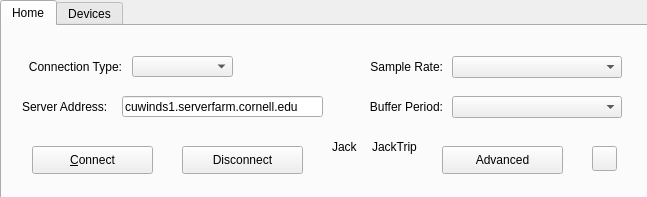
<?xml version="1.0" encoding="UTF-8"?>
<ui version="4.0">
 <class>Form</class>
 <widget class="QWidget" name="Form">
  <property name="geometry">
   <rect>
    <x>0</x>
    <y>0</y>
    <width>647</width>
    <height>197</height>
   </rect>
  </property>
  <property name="windowTitle">
   <string>Form</string>
  </property>
  <widget class="QTabWidget" name="tabWidget">
   <property name="geometry">
    <rect>
     <x>0</x>
     <y>0</y>
     <width>651</width>
     <height>201</height>
    </rect>
   </property>
   <property name="currentIndex">
    <number>0</number>
   </property>
   <widget class="QWidget" name="tab">
    <attribute name="title">
     <string>Home</string>
    </attribute>
    <widget class="QLabel" name="label_11">
     <property name="geometry">
      <rect>
       <x>20</x>
       <y>70</y>
       <width>101</width>
       <height>21</height>
      </rect>
     </property>
     <property name="text">
      <string>Server Address:</string>
     </property>
    </widget>
    <widget class="QLineEdit" name="lineEdit_2">
     <property name="geometry">
      <rect>
       <x>120</x>
       <y>70</y>
       <width>201</width>
       <height>21</height>
      </rect>
     </property>
     <property name="layoutDirection">
      <enum>Qt::LeftToRight</enum>
     </property>
     <property name="text">
      <string>cuwinds1.serverfarm.cornell.edu</string>
     </property>
    </widget>
    <widget class="QLabel" name="label_12">
     <property name="geometry">
      <rect>
       <x>360</x>
       <y>30</y>
       <width>81</width>
       <height>21</height>
      </rect>
     </property>
     <property name="text">
      <string>Sample Rate:</string>
     </property>
     <property name="alignment">
      <set>Qt::AlignRight|Qt::AlignTrailing|Qt::AlignVCenter</set>
     </property>
    </widget>
    <widget class="QLabel" name="label_13">
     <property name="geometry">
      <rect>
       <x>370</x>
       <y>110</y>
       <width>51</width>
       <height>21</height>
      </rect>
     </property>
     <property name="text">
      <string>JackTrip</string>
     </property>
    </widget>
    <widget class="QLabel" name="label_14">
     <property name="geometry">
      <rect>
       <x>330</x>
       <y>130</y>
       <width>21</width>
       <height>21</height>
      </rect>
     </property>
     <property name="text">
      <string/>
     </property>
     <property name="pixmap">
      <pixmap resource="qjackctl.qrc">:/images/status_led_red.png</pixmap>
     </property>
     <property name="scaledContents">
      <bool>true</bool>
     </property>
    </widget>
    <widget class="QToolButton" name="SetupToolButton_2">
     <property name="geometry">
      <rect>
       <x>440</x>
       <y>120</y>
       <width>121</width>
       <height>28</height>
      </rect>
     </property>
     <property name="minimumSize">
      <size>
       <width>28</width>
       <height>28</height>
      </size>
     </property>
     <property name="maximumSize">
      <size>
       <width>32767</width>
       <height>28</height>
      </size>
     </property>
     <property name="focusPolicy">
      <enum>Qt::TabFocus</enum>
     </property>
     <property name="toolTip">
      <string>Show settings and options dialog</string>
     </property>
     <property name="text">
      <string>Advanced</string>
     </property>
     <property name="icon">
      <iconset resource="qjackctl.qrc">
       <normaloff>:/images/setup1.png</normaloff>:/images/setup1.png</iconset>
     </property>
     <property name="checkable">
      <bool>true</bool>
     </property>
     <property name="toolButtonStyle">
      <enum>Qt::ToolButtonTextBesideIcon</enum>
     </property>
    </widget>
    <widget class="QToolButton" name="StartToolButton_3">
     <property name="geometry">
      <rect>
       <x>30</x>
       <y>120</y>
       <width>121</width>
       <height>28</height>
      </rect>
     </property>
     <property name="minimumSize">
      <size>
       <width>28</width>
       <height>28</height>
      </size>
     </property>
     <property name="maximumSize">
      <size>
       <width>32767</width>
       <height>28</height>
      </size>
     </property>
     <property name="focusPolicy">
      <enum>Qt::TabFocus</enum>
     </property>
     <property name="toolTip">
      <string>Start the JACK server</string>
     </property>
     <property name="text">
      <string>&amp;Connect</string>
     </property>
     <property name="icon">
      <iconset resource="qjackctl.qrc">
       <normaloff>:/images/start1.png</normaloff>:/images/start1.png</iconset>
     </property>
     <property name="checkable">
      <bool>false</bool>
     </property>
     <property name="toolButtonStyle">
      <enum>Qt::ToolButtonTextBesideIcon</enum>
     </property>
    </widget>
    <widget class="QComboBox" name="comboBox_6">
     <property name="geometry">
      <rect>
       <x>450</x>
       <y>70</y>
       <width>170</width>
       <height>22</height>
      </rect>
     </property>
    </widget>
    <widget class="QComboBox" name="comboBox_7">
     <property name="geometry">
      <rect>
       <x>450</x>
       <y>30</y>
       <width>170</width>
       <height>22</height>
      </rect>
     </property>
    </widget>
    <widget class="QToolButton" name="StopToolButton_3">
     <property name="geometry">
      <rect>
       <x>180</x>
       <y>120</y>
       <width>121</width>
       <height>28</height>
      </rect>
     </property>
     <property name="minimumSize">
      <size>
       <width>28</width>
       <height>28</height>
      </size>
     </property>
     <property name="maximumSize">
      <size>
       <width>32767</width>
       <height>28</height>
      </size>
     </property>
     <property name="focusPolicy">
      <enum>Qt::TabFocus</enum>
     </property>
     <property name="toolTip">
      <string>Stop the JACK server</string>
     </property>
     <property name="text">
      <string>Disconnect</string>
     </property>
     <property name="icon">
      <iconset resource="qjackctl.qrc">
       <normaloff>:/images/stop1.png</normaloff>:/images/stop1.png</iconset>
     </property>
     <property name="toolButtonStyle">
      <enum>Qt::ToolButtonTextBesideIcon</enum>
     </property>
    </widget>
    <widget class="QToolButton" name="AboutToolButton_2">
     <property name="geometry">
      <rect>
       <x>590</x>
       <y>120</y>
       <width>25</width>
       <height>25</height>
      </rect>
     </property>
     <property name="sizePolicy">
      <sizepolicy hsizetype="Fixed" vsizetype="Fixed">
       <horstretch>0</horstretch>
       <verstretch>0</verstretch>
      </sizepolicy>
     </property>
     <property name="minimumSize">
      <size>
       <width>25</width>
       <height>25</height>
      </size>
     </property>
     <property name="maximumSize">
      <size>
       <width>32767</width>
       <height>28</height>
      </size>
     </property>
     <property name="focusPolicy">
      <enum>Qt::TabFocus</enum>
     </property>
     <property name="toolTip">
      <string>Show information about this application</string>
     </property>
     <property name="text">
      <string/>
     </property>
     <property name="icon">
      <iconset resource="qjackctl.qrc">
       <normaloff>:/images/about1.png</normaloff>:/images/about1.png</iconset>
     </property>
     <property name="toolButtonStyle">
      <enum>Qt::ToolButtonTextBesideIcon</enum>
     </property>
    </widget>
    <widget class="QComboBox" name="comboBox_8">
     <property name="geometry">
      <rect>
       <x>130</x>
       <y>30</y>
       <width>101</width>
       <height>21</height>
      </rect>
     </property>
    </widget>
    <widget class="QLabel" name="label_15">
     <property name="geometry">
      <rect>
       <x>360</x>
       <y>70</y>
       <width>81</width>
       <height>21</height>
      </rect>
     </property>
     <property name="text">
      <string>Buffer Period:</string>
     </property>
     <property name="alignment">
      <set>Qt::AlignRight|Qt::AlignTrailing|Qt::AlignVCenter</set>
     </property>
    </widget>
    <widget class="QLabel" name="label_16">
     <property name="geometry">
      <rect>
       <x>20</x>
       <y>30</y>
       <width>100</width>
       <height>22</height>
      </rect>
     </property>
     <property name="text">
      <string>Connection Type:</string>
     </property>
     <property name="alignment">
      <set>Qt::AlignRight|Qt::AlignTrailing|Qt::AlignVCenter</set>
     </property>
    </widget>
    <widget class="QLabel" name="label_17">
     <property name="geometry">
      <rect>
       <x>380</x>
       <y>130</y>
       <width>21</width>
       <height>21</height>
      </rect>
     </property>
     <property name="text">
      <string/>
     </property>
     <property name="pixmap">
      <pixmap resource="qjackctl.qrc">:/images/status_led_red.png</pixmap>
     </property>
     <property name="scaledContents">
      <bool>true</bool>
     </property>
    </widget>
    <widget class="QLabel" name="label_18">
     <property name="geometry">
      <rect>
       <x>330</x>
       <y>110</y>
       <width>31</width>
       <height>21</height>
      </rect>
     </property>
     <property name="text">
      <string>Jack</string>
     </property>
    </widget>
   </widget>
   <widget class="QWidget" name="tab_2">
    <attribute name="title">
     <string>Devices</string>
    </attribute>
    <widget class="QWidget" name="layoutWidget">
     <property name="geometry">
      <rect>
       <x>10</x>
       <y>10</y>
       <width>441</width>
       <height>111</height>
      </rect>
     </property>
     <layout class="QGridLayout">
      <item row="0" column="0">
       <widget class="QLabel" name="DriverTextLabel">
        <property name="font">
         <font>
          <weight>50</weight>
          <bold>false</bold>
         </font>
        </property>
        <property name="text">
         <string>Driv&amp;er:</string>
        </property>
        <property name="alignment">
         <set>Qt::AlignRight|Qt::AlignTrailing|Qt::AlignVCenter</set>
        </property>
        <property name="wordWrap">
         <bool>false</bool>
        </property>
        <property name="buddy">
         <cstring>DriverComboBox</cstring>
        </property>
       </widget>
      </item>
      <item row="0" column="2" rowspan="3">
       <spacer>
        <property name="orientation">
         <enum>Qt::Horizontal</enum>
        </property>
        <property name="sizeHint" stdset="0">
         <size>
          <width>8</width>
          <height>20</height>
         </size>
        </property>
       </spacer>
      </item>
      <item row="1" column="3">
       <widget class="QLabel" name="InDeviceTextLabel">
        <property name="font">
         <font>
          <weight>50</weight>
          <bold>false</bold>
         </font>
        </property>
        <property name="text">
         <string>&amp;Input Device:</string>
        </property>
        <property name="alignment">
         <set>Qt::AlignRight|Qt::AlignTrailing|Qt::AlignVCenter</set>
        </property>
        <property name="wordWrap">
         <bool>false</bool>
        </property>
        <property name="buddy">
         <cstring>InDeviceComboBox</cstring>
        </property>
       </widget>
      </item>
      <item row="2" column="4">
       <widget class="qjackctlInterfaceComboBox" name="OutDeviceComboBox">
        <property name="font">
         <font>
          <weight>50</weight>
          <bold>false</bold>
         </font>
        </property>
        <property name="toolTip">
         <string>Alternate output device for playback</string>
        </property>
        <property name="editable">
         <bool>true</bool>
        </property>
        <item>
         <property name="text">
          <string>(default)</string>
         </property>
        </item>
        <item>
         <property name="text">
          <string>hw:0</string>
         </property>
        </item>
        <item>
         <property name="text">
          <string>plughw:0</string>
         </property>
        </item>
        <item>
         <property name="text">
          <string>/dev/audio</string>
         </property>
        </item>
        <item>
         <property name="text">
          <string>/dev/dsp</string>
         </property>
        </item>
       </widget>
      </item>
      <item row="2" column="3">
       <widget class="QLabel" name="OutDeviceTextLabel">
        <property name="font">
         <font>
          <weight>50</weight>
          <bold>false</bold>
         </font>
        </property>
        <property name="text">
         <string>&amp;Output Device:</string>
        </property>
        <property name="alignment">
         <set>Qt::AlignRight|Qt::AlignTrailing|Qt::AlignVCenter</set>
        </property>
        <property name="wordWrap">
         <bool>false</bool>
        </property>
        <property name="buddy">
         <cstring>OutDeviceComboBox</cstring>
        </property>
       </widget>
      </item>
      <item row="1" column="1">
       <widget class="QCheckBox" name="RealtimeCheckBox">
        <property name="font">
         <font>
          <weight>50</weight>
          <bold>false</bold>
         </font>
        </property>
        <property name="toolTip">
         <string>Use realtime scheduling</string>
        </property>
        <property name="text">
         <string>&amp;Realtime</string>
        </property>
       </widget>
      </item>
      <item row="1" column="4">
       <widget class="qjackctlInterfaceComboBox" name="InDeviceComboBox">
        <property name="font">
         <font>
          <weight>50</weight>
          <bold>false</bold>
         </font>
        </property>
        <property name="toolTip">
         <string>Alternate input device for capture</string>
        </property>
        <property name="editable">
         <bool>true</bool>
        </property>
        <item>
         <property name="text">
          <string>(default)</string>
         </property>
        </item>
        <item>
         <property name="text">
          <string>hw:0</string>
         </property>
        </item>
        <item>
         <property name="text">
          <string>plughw:0</string>
         </property>
        </item>
        <item>
         <property name="text">
          <string>/dev/audio</string>
         </property>
        </item>
        <item>
         <property name="text">
          <string>/dev/dsp</string>
         </property>
        </item>
       </widget>
      </item>
      <item row="0" column="1">
       <widget class="QComboBox" name="DriverComboBox">
        <property name="font">
         <font>
          <weight>50</weight>
          <bold>false</bold>
         </font>
        </property>
        <property name="toolTip">
         <string>The audio backend driver interface to use</string>
        </property>
        <property name="editable">
         <bool>false</bool>
        </property>
        <item>
         <property name="text">
          <string>dummy</string>
         </property>
        </item>
        <item>
         <property name="text">
          <string>sun</string>
         </property>
        </item>
        <item>
         <property name="text">
          <string>oss</string>
         </property>
        </item>
        <item>
         <property name="text">
          <string>alsa</string>
         </property>
        </item>
        <item>
         <property name="text">
          <string>portaudio</string>
         </property>
        </item>
        <item>
         <property name="text">
          <string>coreaudio</string>
         </property>
        </item>
        <item>
         <property name="text">
          <string>firewire</string>
         </property>
        </item>
        <item>
         <property name="text">
          <string>net</string>
         </property>
        </item>
        <item>
         <property name="text">
          <string>netone</string>
         </property>
        </item>
       </widget>
      </item>
      <item row="0" column="3">
       <widget class="QLabel" name="InterfaceTextLabel">
        <property name="font">
         <font>
          <weight>50</weight>
          <bold>false</bold>
         </font>
        </property>
        <property name="text">
         <string>&amp;Interface:</string>
        </property>
        <property name="alignment">
         <set>Qt::AlignRight|Qt::AlignTrailing|Qt::AlignVCenter</set>
        </property>
        <property name="wordWrap">
         <bool>false</bool>
        </property>
        <property name="buddy">
         <cstring>InterfaceComboBox</cstring>
        </property>
       </widget>
      </item>
      <item row="0" column="4">
       <widget class="qjackctlInterfaceComboBox" name="InterfaceComboBox">
        <property name="minimumSize">
         <size>
          <width>140</width>
          <height>0</height>
         </size>
        </property>
        <property name="font">
         <font>
          <weight>50</weight>
          <bold>false</bold>
         </font>
        </property>
        <property name="toolTip">
         <string>The PCM device name to use</string>
        </property>
        <property name="editable">
         <bool>true</bool>
        </property>
        <item>
         <property name="text">
          <string>(default)</string>
         </property>
        </item>
        <item>
         <property name="text">
          <string>hw:0</string>
         </property>
        </item>
        <item>
         <property name="text">
          <string>plughw:0</string>
         </property>
        </item>
        <item>
         <property name="text">
          <string>/dev/audio</string>
         </property>
        </item>
        <item>
         <property name="text">
          <string>/dev/dsp</string>
         </property>
        </item>
       </widget>
      </item>
     </layout>
    </widget>
   </widget>
  </widget>
 </widget>
 <customwidgets>
  <customwidget>
   <class>qjackctlInterfaceComboBox</class>
   <extends>QComboBox</extends>
   <header>qjackctlInterfaceComboBox.h</header>
  </customwidget>
 </customwidgets>
 <resources>
  <include location="qjackctl.qrc"/>
 </resources>
 <connections/>
</ui>
